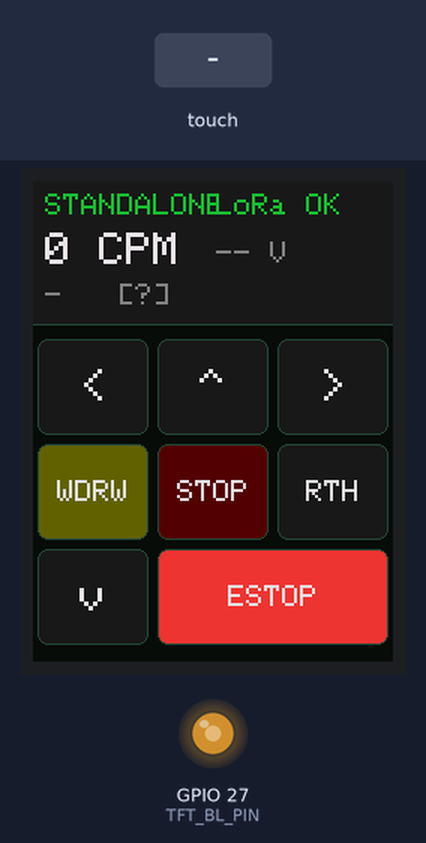
The sketch below on a simulated ESP32-S2. Shown: 240×320 colour display, output pins drawn as LEDs (lit = HIGH). The inputs (shaded band) are chosen by the test bench. EEPROM starts erased.

Above: at 1.6 s.
1.7 s: screen touched at 13 % across, 50 % down
At 3.2 s:
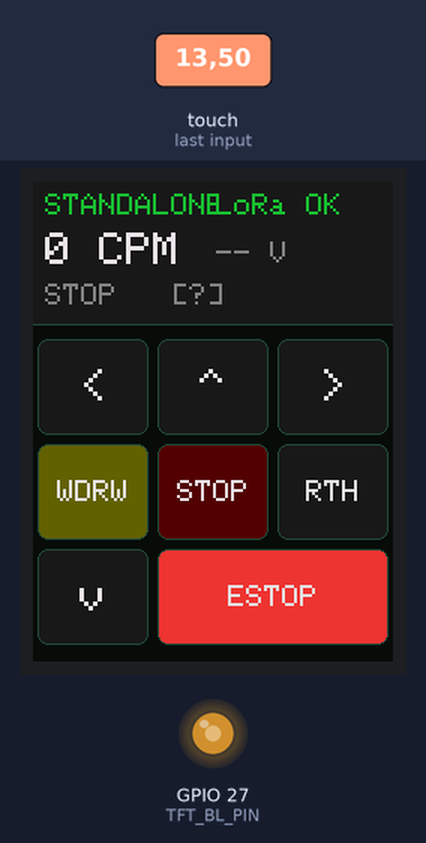
4.7 s: screen touched at 38 % across, 50 % down
At 4.92 s:
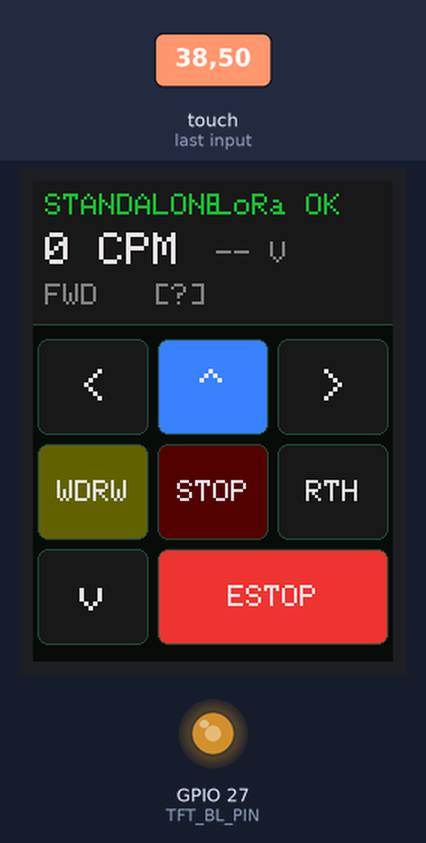
7.7 s: screen touched at 87 % across, 50 % down
At 7.92 s:
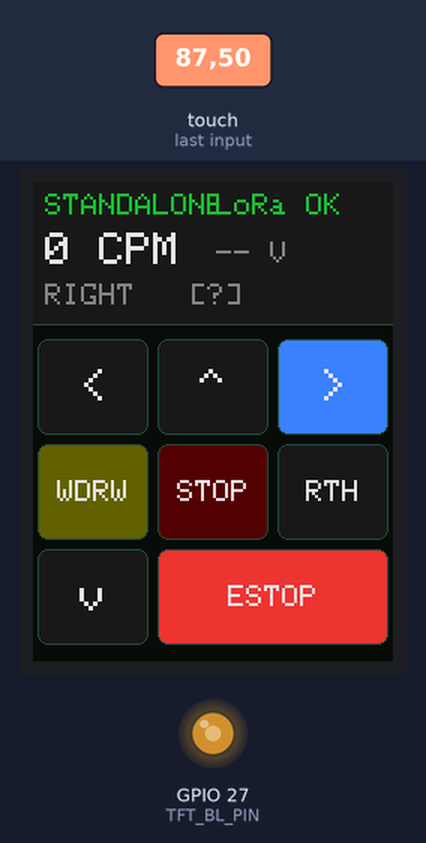
10.7 s: screen touched at 13 % across, 90 % down
At 10.91 s:
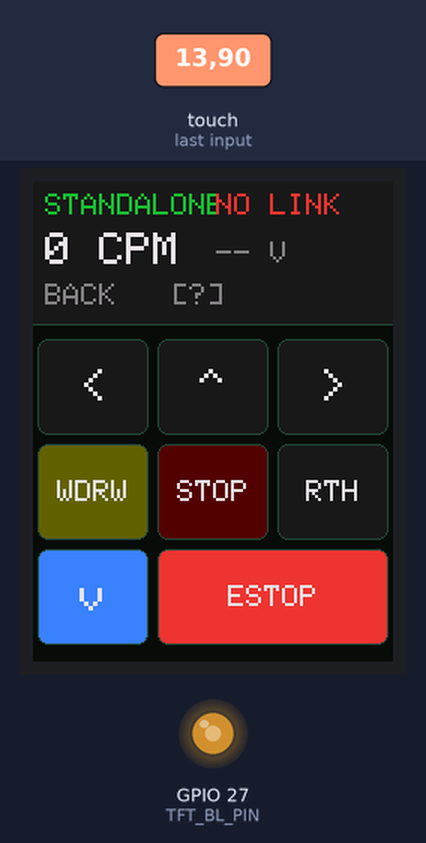
13.7 s: screen touched at 38 % across, 90 % down
At 14.4 s:
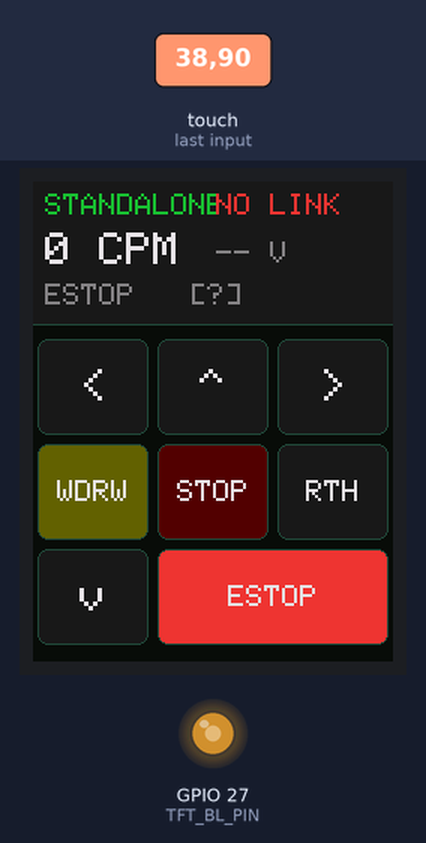
Timing chart, 0 to 16.7 s (numbered marks = the images above; inputs shaded):
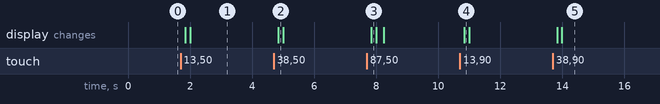

Measured:
- after the input at 1.7 s, the display: first changes after 0.15 s (image 1 shows a later state)
- after the input at 4.7 s, the display: changes after 0.15 s (image 2)
- after the input at 7.7 s, the display: changes after 0.15 s (image 3)
- after the input at 10.7 s, the display: changes after 0.14 s (image 4)
- after the input at 13.7 s, the display: first changes after 0.14 s (image 5 shows a later state)

The sketch:

controller_display.ino
```cpp
/*
 * controller_display.ino -- LoRa controller on a CYD (Cheap Yellow Display)
 * ==========================================================================
 * Role in the system: an EMERGENCY CHANNEL fully independent of the
 * internet and Tailscale.
 *
 *     Browser --USB--> this display --LoRa--> HC-14 on the Pi --> robot
 *
 * NOTE: this is NOT a copy of the legacy firmware. The legacy one
 * (legacy/RadiationRover/firmware/controller_display) builds WiFi +
 * WebServer + mDNS + WebSocket + an embedded site -- all of which depend
 * on the network, i.e. on exactly what this channel must work WITHOUT.
 * What was carried over is what deserved it: the proven pin map and the
 * touch handling logic (config.h).
 *
 * -- Two modes, detected by traffic ---------------------------------
 *  1) STANDALONE: touch buttons send commands directly over LoRa
 *     (a complete handheld controller).
 *  2) BRIDGE: when driven by a computer over USB, it relays frames
 *     between the browser and the radio in both directions.
 *  Transition: first valid frame from USB => bridge; silence longer
 *  than BRIDGE_IDLE_MS => back to standalone. (Why we cannot detect the
 *  USB cable electrically is explained in config.h.)
 *
 * -- Shown on screen: CPM, voltage, link state, last command, mode --
 *
 * IMPORTANT: all comments and string literals in this firmware must be
 * plain ASCII English. Arabic (RTL/BiDi) text in C++ sources reorders
 * invisibly in editors and has broken the Arduino build before
 * ("expected ')' before ';'" pointing at a comment line). Arabic is
 * fine in Python and Markdown -- never here. An automated ASCII guard
 * in pi/comms/selftest.py enforces this.
 *
 * Libraries: TFT_eSPI (+ XPT2046_Touchscreen on DISPLAY_MODEL 2 only -- see
 * the touch note below; no WiFi, no JSON -- the channel is narrow).
 * Build: board "ESP32 Dev Module" + the TFT_eSPI setup file from
 *        legacy/RadiationRover/firmware/controller_display/tft_setup/
 */
#include <SPI.h>
#include <TFT_eSPI.h>

#include "config.h"
#include "protocol.h"
#include "lineio.h"   // pump() lives in a header ON PURPOSE -- see its note

TFT_eSPI tft = TFT_eSPI();
HardwareSerial loraSerial(2);

// === Touch input: the path DIFFERS BY BOARD MODEL ==============
// Model 1 (3248S035R, 3.5"): the XPT2046 shares the DISPLAY SPI bus and is
//   read through TFT_eSPI (tft.getTouch), with TOUCH_CS set in the TFT_eSPI
//   Setup file. Calibration is stored in NVS.
// Model 2 (2432S028, 2.8"): raw XPT2046 on its own SPI bus.
// Measured on hardware 2026-08-09: driving model 1 down the model-2 path
// reads a floating MISO -- z=4095, y=8191, touched() true on every sample,
// IRQ still working -- and every button is dead. Same symptom as a broken
// panel, entirely different cause.
#if DISPLAY_MODEL == 1
  #include <Preferences.h>
#else
  #include <XPT2046_Touchscreen.h>
  SPIClass touchSpi(VSPI);
  XPT2046_Touchscreen ts(TOUCH_CS_PIN, TOUCH_IRQ_PIN);
#endif

// === Displayed state ==========================================
long     dCpm      = 0;
long     dMv       = -1;        // -1 = unknown (NEVER shown as zero)
char     dState[10] = "?";
char     dLastCmd[12] = "-";
char     dLastAck[10] = "";
bool     bridgeMode = false;
uint32_t lastUsbFrameMs = 0;
uint32_t lastLoraRxMs   = 0;
uint16_t txSeq          = 0;
uint32_t lastUiMs       = 0;
bool     uiDirty        = true;

// Currently held button (press-and-hold keeps the robot moving)
int      heldBtn        = -1;
uint32_t lastRepeatMs   = 0;

// === Buttons ==================================================
struct Btn { int x, y, w, h; const char *label; const char *cmd; uint16_t col; };
#define NBTN 8
Btn btns[NBTN];
int HDR = 0, PANEL_H = 0;

bool loraLink() { return (millis() - lastLoraRxMs) < LORA_TIMEOUT_MS; }

// === Layout ===================================================
void layout() {
  int W = tft.width(), H = tft.height();
  HDR = 96;                                  // readings panel on top
  int gy = HDR + 6;
  int gh = H - gy - 6;
  int cw = W / 3, ch = gh / 3;

  // Row 1: < | ^ | >   Row 2: WDRW | STOP | RTH   Row 3: v | ESTOP(x2)
  // WDRW (withdraw) replaces STAT deliberately: telemetry is broadcast
  // periodically anyway, while withdraw is a safety order the operator
  // must be able to issue from the standalone handheld -- this screen
  // may be their only channel when the network is down.
  int i = 0;
  btns[i++] = { 0,      gy,          cw, ch, "<",     "LEFT",   COL_PANEL };
  btns[i++] = { cw,     gy,          cw, ch, "^",     "FWD",    COL_PANEL };
  btns[i++] = { cw * 2, gy,          cw, ch, ">",     "RIGHT",  COL_PANEL };
  btns[i++] = { 0,      gy + ch,     cw, ch, "WDRW",  "WDRAW",  0x6300 };
  btns[i++] = { cw,     gy + ch,     cw, ch, "STOP",  "STOP",   0x5000 };
  btns[i++] = { cw * 2, gy + ch,     cw, ch, "RTH",   "RTH",    COL_PANEL };
  btns[i++] = { 0,      gy + ch * 2, cw, ch, "v",     "BACK",   COL_PANEL };
  btns[i++] = { cw,     gy + ch * 2, cw * 2, ch, "ESTOP", "ESTOP", COL_BAD };
}

void drawButtons() {
  for (int i = 0; i < NBTN; ++i) {
    Btn &b = btns[i];
    uint16_t bg = (i == heldBtn) ? COL_ACCENT : b.col;
    tft.fillRoundRect(b.x + 3, b.y + 3, b.w - 6, b.h - 6, 7, bg);
    tft.drawRoundRect(b.x + 3, b.y + 3, b.w - 6, b.h - 6, 7, COL_LINE);
    tft.setTextColor(COL_FG, bg);
    tft.setTextDatum(MC_DATUM);
    tft.setTextSize(strlen(b.label) <= 1 ? 3 : 2);
    tft.drawString(b.label, b.x + b.w / 2, b.y + b.h / 2);
  }
  tft.setTextDatum(TL_DATUM);
}

// === Readings panel ===========================================
void drawHeader() {
  tft.fillRect(0, 0, tft.width(), HDR, COL_PANEL);
  tft.drawFastHLine(0, HDR - 1, tft.width(), COL_LINE);
  tft.setTextDatum(TL_DATUM);

  // Mode indicator -- always prominent (explicit requirement)
  tft.setTextSize(2);
  tft.setTextColor(bridgeMode ? COL_ACCENT : COL_OK, COL_PANEL);
  tft.drawString(bridgeMode ? "BRIDGE" : "STANDALONE", 8, 8);

  // Link state
  bool up = loraLink();
  tft.setTextColor(up ? COL_OK : COL_BAD, COL_PANEL);
  tft.setTextSize(2);
  tft.drawString(up ? "LoRa OK" : "NO LINK", tft.width() - 118, 8);

  // CPM
  tft.setTextSize(3);
  tft.setTextColor(COL_FG, COL_PANEL);
  char buf[28];
  snprintf(buf, sizeof(buf), "%ld CPM", dCpm);
  tft.drawString(buf, 8, 34);

  // Voltage -- unknown is printed "-- V", NEVER "0.00V" (a zero reading
  // is a catastrophe and "don't know" is not; the difference is the
  // whole point of the -1 sentinel).
  tft.setTextSize(2);
  if (dMv < 0) {
    tft.setTextColor(COL_DIM, COL_PANEL);
    tft.drawString("-- V", tft.width() - 118, 40);
  } else {
    float v = dMv / 1000.0f;
    // 3S threshold colors (must match pi/config.py)
    uint16_t c = (v >= 11.5f) ? COL_OK : (v >= 10.8f) ? COL_WARN : COL_BAD;
    tft.setTextColor(c, COL_PANEL);
    snprintf(buf, sizeof(buf), "%.2f V", v);
    tft.drawString(buf, tft.width() - 118, 40);
  }

  // Last command + its ack
  tft.setTextSize(2);
  tft.setTextColor(COL_DIM, COL_PANEL);
  snprintf(buf, sizeof(buf), "%s %s  [%s]", dLastCmd,
           dLastAck[0] ? dLastAck : "", dState);
  tft.drawString(buf, 8, 68);
}

void redraw() { drawHeader(); drawButtons(); }

// === Transmit =================================================
void sendCommand(const char *cmd, float p1) {
  if (!isAllowedCommand(cmd)) return;         // nothing outside the closed list
  char frame[MAX_PAYLOAD + 8];
  txSeq = (txSeq + 1) % SEQ_MODULO;
  if (!buildCommand(txSeq, cmd, p1, frame, sizeof(frame))) return;
  loraSerial.print(frame);
  strncpy(dLastCmd, cmd, sizeof(dLastCmd) - 1);
  dLastCmd[sizeof(dLastCmd) - 1] = 0;
  dLastAck[0] = 0;                            // await a fresh ack
  uiDirty = true;
}

// === Receive from the radio ===================================
void handleLoraLine(const char *line) {
  char payload[MAX_PAYLOAD + 1];
  if (!parseFrame(line, payload, sizeof(payload))) return;   // corrupt => drop
  lastLoraRxMs = millis();

  if (payload[0] == 'T') {
    Telemetry t = parseTelemetry(payload);
    if (t.valid) {
      dCpm = t.cpm; dMv = t.mv;
      strncpy(dState, t.state, sizeof(dState) - 1);
      dState[sizeof(dState) - 1] = 0;
      uiDirty = true;
    }
  } else if (payload[0] == 'A') {
    char code[10];
    if (parseAck(payload, code, sizeof(code))) {
      strncpy(dLastAck, code, sizeof(dLastAck) - 1);
      dLastAck[sizeof(dLastAck) - 1] = 0;
      uiDirty = true;                         // rejections are shown, not swallowed
    }
  }
  // In bridge mode: relay everything received to the browser verbatim
  if (bridgeMode) { Serial.print(line); Serial.print('\n'); }
}

// === Receive from USB (the browser) ===========================
void handleUsbLine(const char *line) {
  char payload[MAX_PAYLOAD + 1];
  if (!parseFrame(line, payload, sizeof(payload))) return;
  // A valid frame from USB means "a computer is driving me now" => bridge
  lastUsbFrameMs = millis();
  if (!bridgeMode) { bridgeMode = true; uiDirty = true; }
  // Relayed VERBATIM -- no interpretation, no command synthesis. Final
  // validation happens on the Pi (sequence + checksum + closed list +
  // safety layer). The bridge is a carrier, not an authority -- any
  // "smarts" here would become a second guard that someone must
  // maintain, and one of the two would eventually be forgotten.
  loraSerial.print(line);
  loraSerial.print('\n');
}

// (line reader pump() is in lineio.h -- the sketch preprocessor mangles
//  its prototype when it sits in the .ino; see the note there)

char usbBuf[96];  size_t usbLen  = 0;
char loraBuf[96]; size_t loraLen = 0;

// === Touch ====================================================
int btnAt(int x, int y) {
  for (int i = 0; i < NBTN; ++i) {
    Btn &b = btns[i];
    if (x >= b.x && x < b.x + b.w && y >= b.y && y < b.y + b.h) return i;
  }
  return -1;
}

// Only these four are held to keep the robot moving. Everything else is a
// one-shot event -- see the auto-repeat note in handleTouch().
static bool isMotionCmd(const char *c) {
  return strcmp(c, "FWD") == 0 || strcmp(c, "BACK") == 0 ||
         strcmp(c, "LEFT") == 0 || strcmp(c, "RIGHT") == 0;
}

// Returns true and fills SCREEN coordinates when the panel is pressed.
#if DISPLAY_MODEL == 1
static bool readTouch(int &x, int &y) {
  uint16_t tx = 0, ty = 0;
  // getTouch applies the stored calibration, so this is already in screen
  // space -- no raw mapping, no swap/invert (those are model-2 knobs).
  bool ok = tft.getTouch(&tx, &ty, TOUCH_PRESSURE_TH);
#if TOUCH_DEBUG
  // Prints what the panel and the calibration ACTUALLY produce. Needed
  // because "buttons dead" has two very different causes that look
  // identical: the panel not reading (rawz stays 0), or a calibration whose
  // converted point lands outside the screen -- TFT_eSPI's getTouch rejects
  // out-of-bounds points silently, so a bad calibration reads as "no touch".
  // Silent in BRIDGE mode: those bytes belong to the browser's frame stream.
  static uint32_t lastDbg = 0;
  uint16_t rz = tft.getTouchRawZ();
  if (rz > 0 && !bridgeMode && (millis() - lastDbg) > 150) {
    lastDbg = millis();
    uint16_t rx = 0, ry = 0;
    tft.getTouchRaw(&rx, &ry);
    Serial.printf("TOUCH rawz=%u rawx=%u rawy=%u | getTouch=%s sx=%u sy=%u"
                  " | screen=%dx%d btn=%d\n",
                  rz, rx, ry, ok ? "YES" : "NO", tx, ty,
                  tft.width(), tft.height(),
                  ok ? btnAt((int)tx, (int)ty) : -2);
  }
#endif
  if (!ok) return false;
  x = (int)tx; y = (int)ty;
  return true;
}
#else
static bool readTouch(int &x, int &y) {
  if (!ts.touched()) return false;
  TS_Point p = ts.getPoint();
  if (p.z < TOUCH_PRESSURE_TH) return false;
  x = map(p.x, TOUCH_RAW_MIN, TOUCH_RAW_MAX, 0, tft.width());
  y = map(p.y, TOUCH_RAW_MIN, TOUCH_RAW_MAX, 0, tft.height());
#if TOUCH_SWAP_XY
  int t = x; x = y; y = t;
#endif
#if TOUCH_INVERT_X
  x = tft.width() - x;
#endif
#if TOUCH_INVERT_Y
  y = tft.height() - y;
#endif
  return true;
}
#endif

void handleTouch() {
  int x = 0, y = 0;
  bool touched = readTouch(x, y);
  if (touched) {
    int i = btnAt(x, y);
    if (i >= 0 && i != heldBtn) {
      heldBtn = i;
      sendCommand(btns[i].cmd, 0.30f);
      lastRepeatMs = millis();
      uiDirty = true;
    } else if (i >= 0 && isMotionCmd(btns[i].cmd)) {
      // Press-and-hold keeps the robot moving: refresh before the rover
      // firmware's own 1500 ms heartbeat cuts the motors.
      //
      // MOTION ONLY -- this used to repeat EVERY held button, which was a
      // safety defect, not just noise. Holding ESTOP (the natural human
      // reaction) emitted ~2 ESTOP + 2 ACK frames per second into a
      // half-duplex channel whose measured capacity is ~1.5 frames/s:
      // the emergency button was jamming the very confirmation the
      // operator was waiting for. The first frame already did the job.
      // Holding RTH or WDRAW likewise re-invoked mission calls twice a
      // second, neither of which is documented as idempotent.
      if (millis() - lastRepeatMs >= DRIVE_REPEAT_MS) {
        sendCommand(btns[i].cmd, 0.30f);
        lastRepeatMs = millis();
      }
    }
  }
  if (!touched && heldBtn >= 0) {
    // Finger lifted off a motion button => IMMEDIATE stop, not "wait
    // for the timeout to notice".
    bool motion = isMotionCmd(btns[heldBtn].cmd);
    heldBtn = -1;
    if (motion) sendCommand("STOP", 0);
    uiDirty = true;
  }
}

// === setup / loop =============================================
void setup() {
  Serial.begin(USB_BAUD);                       // <- browser (Web Serial)
  loraSerial.begin(LORA_BAUD, SERIAL_8N1, LORA_RX_PIN, LORA_TX_PIN);

  pinMode(TFT_BL_PIN, OUTPUT);
  analogWrite(TFT_BL_PIN, (255 * TFT_BACKLIGHT_PCT) / 100);

  tft.init();
  tft.setRotation(0);
  tft.fillScreen(COL_BG);

#if DISPLAY_MODEL == 1
  // Calibration persists in NVS; the first run (or TOUCH_FORCE_CALIBRATE=1)
  // asks for the four corners. Mirrors the proven legacy firmware.
  {
    uint16_t calData[5];
    Preferences prefs;
    // Namespace is OURS, not the legacy firmware's "disp": that one is still
    // in NVS (flashing with Erase Flash disabled keeps it) and its blob was
    // recorded at a different rotation/layout. Loading it silently skipped
    // the corner prompt and mapped every press to the wrong place -- seen on
    // hardware 2026-08-09. The tag below adds a second guard: any calibration
    // not written by THIS layout/rotation is discarded and redone, so future
    // layout changes cannot resurrect the same bug.
    prefs.begin("cydctl", false);
    bool haveCal = (prefs.getBytesLength("touchcal") == sizeof(calData))
                   && (prefs.getUInt("caltag", 0) == TOUCH_CAL_TAG);
  #if TOUCH_FORCE_CALIBRATE
    haveCal = false;
  #endif
    if (haveCal) {
      prefs.getBytes("touchcal", calData, sizeof(calData));
      tft.setTouch(calData);
    } else {
      tft.fillScreen(COL_BG);
      tft.setTextColor(COL_FG, COL_BG);
      tft.setTextSize(2);
      tft.setCursor(10, 10); tft.println("Touch each corner");
      tft.setCursor(10, 40); tft.println("marker in turn");
      tft.calibrateTouch(calData, TFT_MAGENTA, TFT_BLACK, 20);
      prefs.putBytes("touchcal", calData, sizeof(calData));
      prefs.putUInt("caltag", TOUCH_CAL_TAG);
    }
    prefs.end();
  }
#else
  touchSpi.begin(TOUCH_CLK_PIN, TOUCH_MISO_PIN, TOUCH_MOSI_PIN, TOUCH_CS_PIN);
  ts.begin(touchSpi);
  ts.setRotation(0);
#endif

  layout();
  redraw();
}

void loop() {
  pump(Serial, usbBuf, sizeof(usbBuf), usbLen, handleUsbLine);
  pump(loraSerial, loraBuf, sizeof(loraBuf), loraLen, handleLoraLine);

  // USB silence elapsed => back to standalone (detection by traffic)
  if (bridgeMode && (millis() - lastUsbFrameMs) > BRIDGE_IDLE_MS) {
    bridgeMode = false;
    uiDirty = true;
  }

  // Touch works in BOTH modes: the on-device emergency button must not
  // go dead just because a computer is attached -- it is the most
  // reliable path exactly when the browser freezes.
  handleTouch();

  uint32_t now = millis();
  if (uiDirty || (now - lastUiMs) >= UI_UPDATE_MS) {
    lastUiMs = now;
    uiDirty = false;
    redraw();
  }
}
```

lineio.h
```cpp
/*
 * lineio.h -- non-blocking line reader shared by USB and LoRa ports
 * ==================================================================
 * WHY THIS LIVES IN A HEADER, NOT IN THE .INO:
 * The Arduino IDE sketch preprocessor auto-generates a prototype for
 * every function it finds in the .ino. For this function it chokes --
 * the combination of `template <typename S>` and a function-pointer
 * parameter produces a mangled prototype, injected with a #line
 * directive that blames the innocent COMMENT line right above the
 * function ("expected ')' before ';' token"). That is exactly the
 * error this project hit twice: once blamed on an Arabic comment
 * (line 200), once on its English replacement (line 219) -- same
 * error after the comment was deleted, which is the tell.
 * Header files are compiled verbatim, no prototype generation, so the
 * problem cannot recur here.
 *
 * ASCII only in this file -- see the note in controller_display.ino.
 */
#pragma once
#include <Arduino.h>

// Callback invoked once per complete received line (without \r\n).
typedef void (*LineCb)(const char *);

// Reads whatever bytes are available on `port`, splits on \r or \n,
// and invokes `cb` for each complete non-empty line. Never blocks.
template <typename S>
void pump(S &port, char *buf, size_t cap, size_t &len, LineCb cb) {
  while (port.available()) {
    char ch = (char)port.read();
    if (ch == '\n' || ch == '\r') {
      if (len > 0) { buf[len] = 0; cb(buf); len = 0; }
    } else if (len < cap - 1) {
      buf[len++] = ch;
    } else {
      len = 0;                                // line exceeds cap => discard it
    }
  }
}
```

Source omitted: protocol.h (5165 bytes), test_protocol.cpp (3064 bytes), config.h (6732 bytes)
